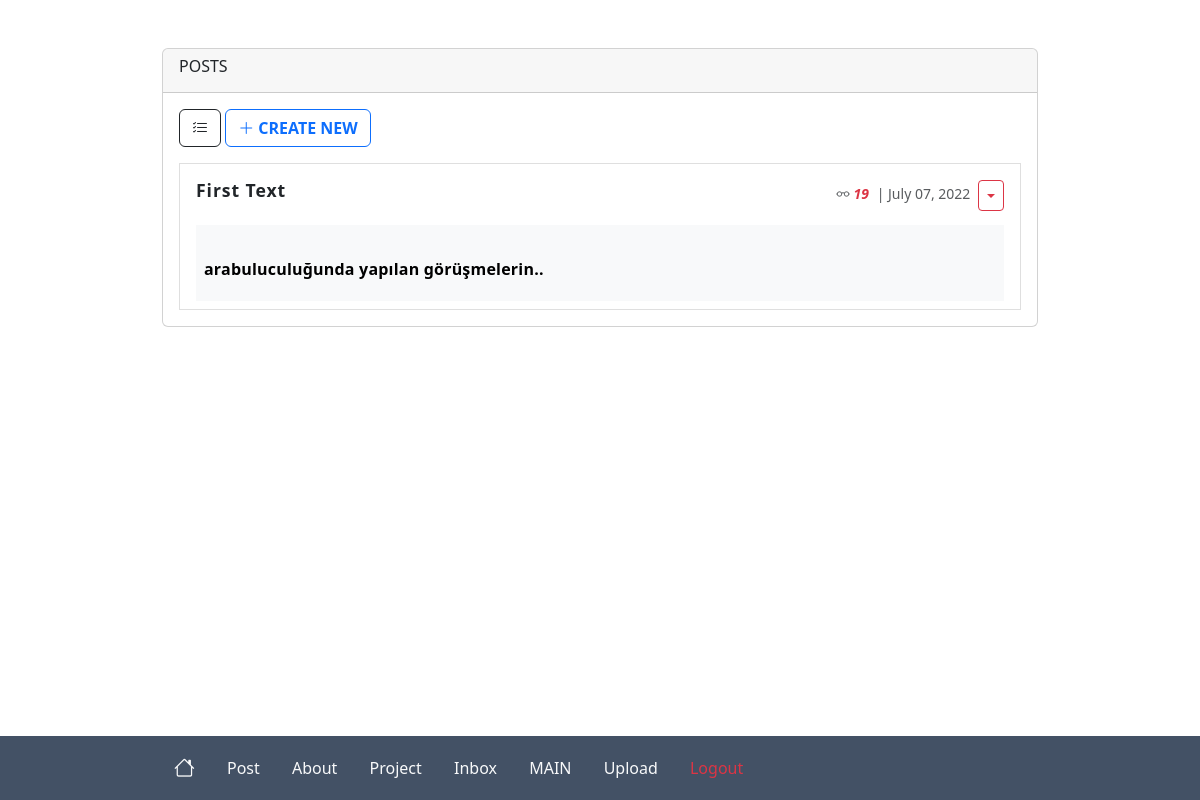
Page /admin/posts (signed in) on the committed database.
### website/models.py (models this page shows)
class Post(db.Model):
    id = db.Column(db.Integer, primary_key=True)
    text = db.Column(db.String, nullable=False, unique=True)
    title = db.Column(db.String, nullable=False, unique=True)
    date_created = db.Column(db.DateTime(timezone=True), default=func.now())
    author = db.Column(db.Integer, db.ForeignKey('user.id', ondelete='CASCADE'), nullable=False)
    likes = db.relationship('Like', backref='post', passive_deletes=True)
    kapak_photo = db.Column(db.String, nullable=False, default="0")
    image = db.Column(db.String, nullable=False, default="0")
    photo = db.Column(db.String, nullable=False, default="0")

### website/views.py (the view, shortened to what this page needs)
@views.route("/admin/posts", methods=['GET', 'POST'])
@login_required
def adminposts_page():
    posts = Post.query.all()
    return render_template('/Admin/Posts.html', user=current_user, posts=posts)

### website/__init__.py (called while the page is built)
def create_app():
    app=Flask(__name__,template_folder='templates/')
    app.config['SECRET_KEY'] = 'gsdhajweu gda baasu'
    app.config['SQLALCHEMY_DATABASE_URI'] = f'sqlite:///{DB_NAME}'
    db.init_app(app)
    from .views import views
    from .auth import auth
    app.register_blueprint(views, url_prefix='/')
    app.register_blueprint(auth, url_prefix='/admin/')
    from .models import User, Post, Like, About, Project, Contact, Visit, Upload
    create_database(app)
    login_manager = LoginManager()
    login_manager.login_view = "auth.sign_in"
    login_manager.init_app(app)
    @login_manager.user_loader
    def load_user(id):
        return User.query.get(int(id))
    return app

### website/templates/Admin/Posts.html (shortened to what this page needs)
{% extends "Admin/admin-base.html" %}  {%block content%}
<div class="card">
  <div class="card-header"><h6>POSTS</h6></div>
  <div class="card-body">
    <p>
      <button
        class="btn btn-outline-dark"
        type="button"
        data-bs-toggle="collapse"
        data-bs-target="#collapseList"
        aria-expanded="false"
        aria-controls="collapseExample"
      >
        <i class="bi bi-list-check"></i>
      </button>
      <button
        class="btn btn-outline-primary fw-bolder"
        type="button"
        data-bs-toggle="collapse"
        data-bs-target="#collapseCreate"
        aria-expanded="false"
        aria-controls="collapseExample"
      >
        <i class="bi bi-plus-lg"></i> CREATE NEW
      </button>
    </p>
    <div class="collapse show mt-2" id="collapseList">
      <ul class="list-group rounded-0">
        {% for post in posts|sort(attribute='id', reverse = True) %}
        <li class="list-group-item d-flex flex-column justify-content-between">
          <div class="d-flex w-100 justify-content-between mt-2 mb-0">
            <h5 class="mb-4 writing-heading">
              <div class="writing-heading d-none d-md-block">
                {{ post.title|truncate(50, True, '..') }}
              </div>
            </h5>
            <small class="text-muted"
              ><i class="bi bi-eyeglasses me-1"
                ><span class="fw-bolder text-danger">
                  {{post.likes|length}}
                </span></i
              >
              | {{ post.date_created.strftime('%B %m, %Y') }}
              <div class="btn-group ms-1">
                <button
                  type="button"
                  class="btn btn-sm btn-outline-danger dropdown-toggle"
                  data-bs-toggle="dropdown"
                ></button>
              </div></small
            >
          </div>
          <span class="text-area-style bg-light px-2">
            {{ post.text|truncate(50, True, '..')|safe }}
          </span>
        </li>
        {% endfor %}
      </ul>
    </div>
  </div>
</div>
{% endblock %}

### website/static/css/custom/custom.css (style rules this page uses)
body { font-family: ui-sans-serif, system-ui, -apple-system, BlinkMacSystemFont, Segoe UI, Roboto, Helvetica Neue, Arial, Noto Sans, sans-serif, Apple Color Emoji, Segoe UI Emoji, Segoe UI Symbol, Noto Color Emoji; background-color: rbga(255, 255, 255, 0.3); margin: 0; padding: 0; }
div.writing-heading { font-weight: 600; font-size: 1.1rem; margin-bottom: 0; font-family: ui-sans-serif, system-ui, -apple-system, BlinkMacSystemFont, Segoe UI, Roboto, Helvetica Neue, Arial, Noto Sans, sans-serif, Apple Color Emoji, Segoe UI Emoji, Segoe UI Symbol, Noto Color Emoji; letter-spacing: 0.053em; }
.text-area-style { color: black; font-family: ui-sans-serif, system-ui, -apple-system, BlinkMacSystemFont, Segoe UI, Roboto, Helvetica Neue, Arial, Noto Sans, sans-serif, Apple Color Emoji, Segoe UI Emoji, Segoe UI Symbol, Noto Color Emoji; letter-spacing: 0.013em; }
.text-area-style p { margin-top: 30px; font-size: 1rem; line-height: 1.8rem; font-weight: 350; }

### rows in the picture
Post: title "First Text", likes|length "19", date_created "July 07, 2022", text "arabuluculuğunda yapılan görüşmelerin.."
